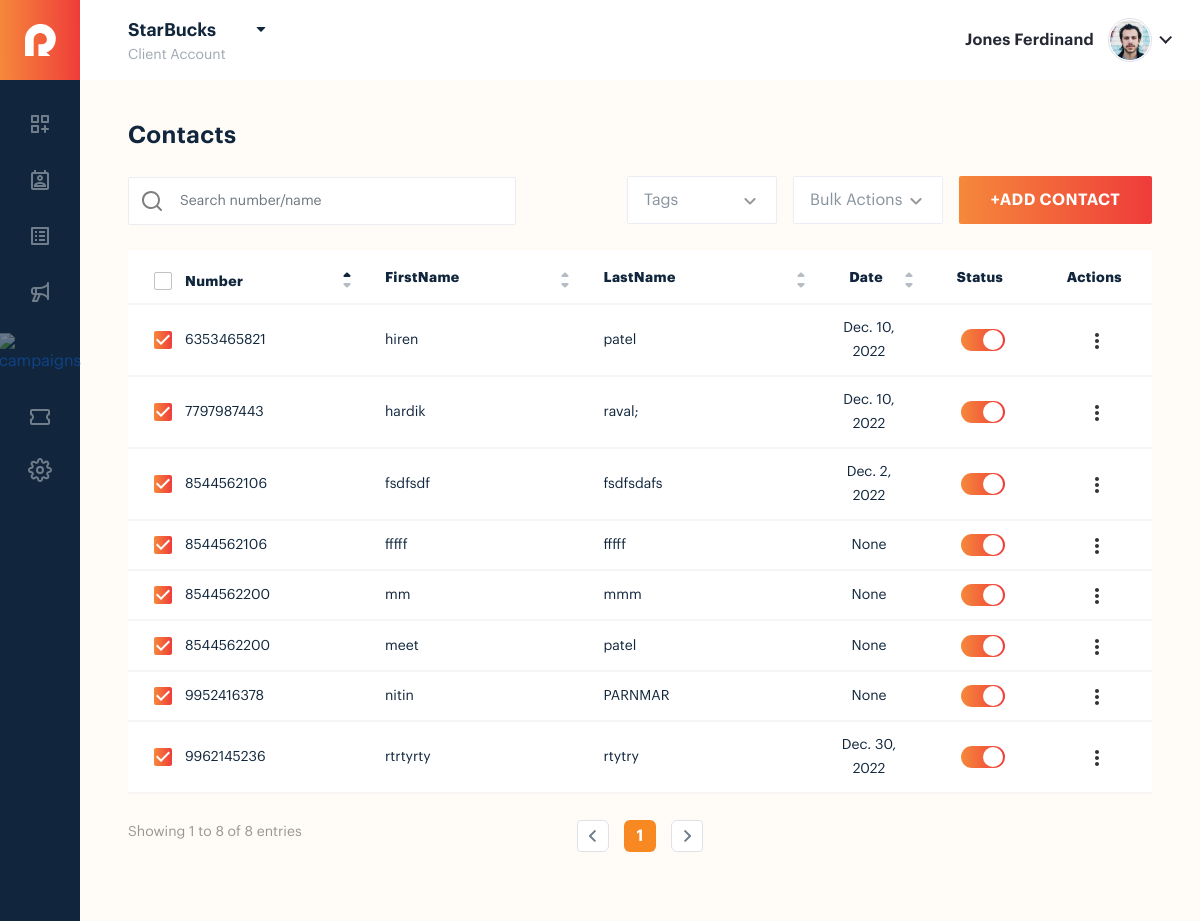
Before: / with the older database file.
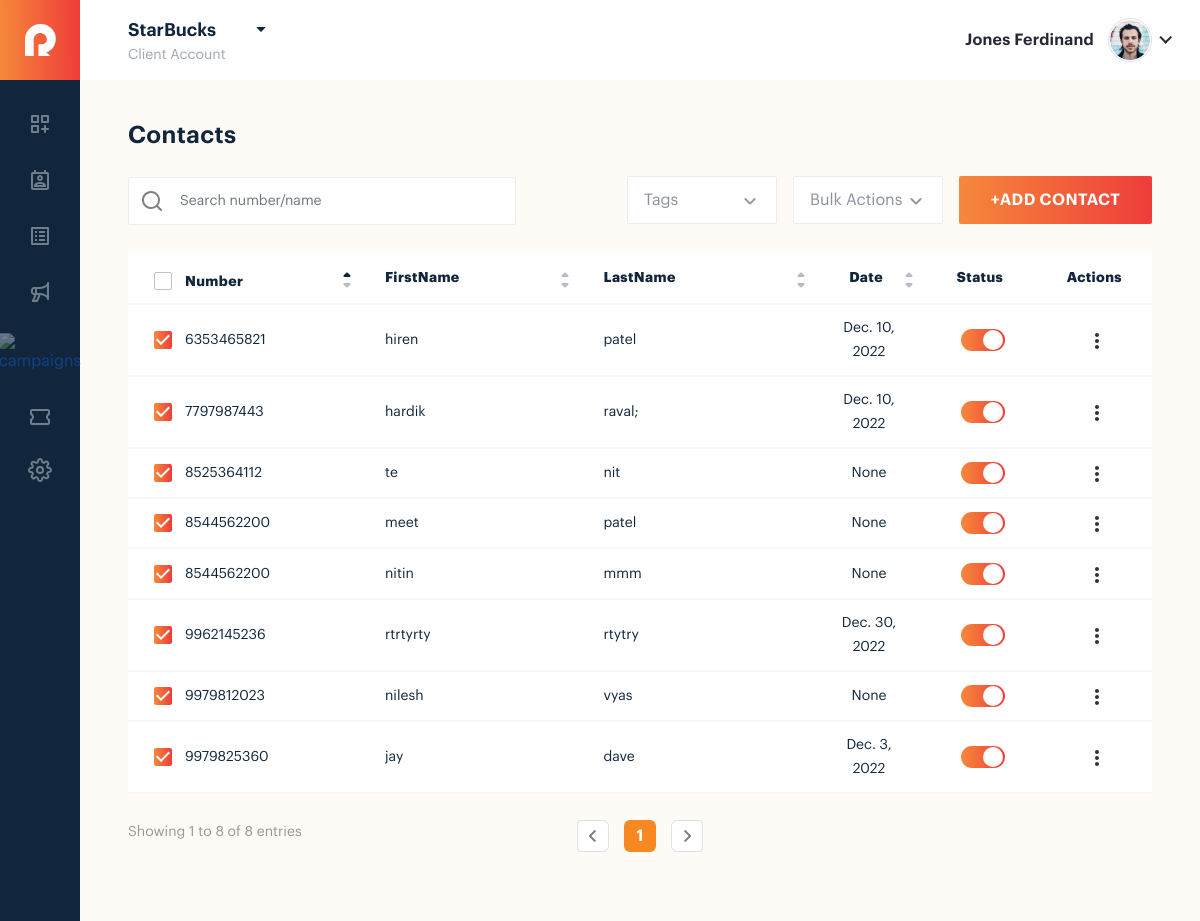
After: the same page with the newer database file.
### app1/models.py (models this page shows, shortened)
class Contact(models.Model):
    phone = models.CharField(max_length=10)
    firstname = models.CharField(max_length=125)
    lastname= models.CharField(max_length=150,null=True,blank=True)
    bitrh_date = models.DateField(blank=True,null=True)
    anni_date = models.DateField(blank=True,null=True)
    userid=models.ForeignKey(User,on_delete=models.CASCADE)

### app1/views.py (the view)
# urls.py: path('',views.list,name="listdata"),
def list(request):
    data=Contact.objects.all()
    custom_field=Custom.objects.all()
    field_data=Field.objects.all()
    context={
        'custom_field':custom_field,
        'data':data,
        'field_data':field_data,
    }
    return render(request,'client/client_contact.html',context)

### app1/templates/client/client_contact.html (shortened to what this page needs)
<!DOCTYPE html>
{% load static %}
<html lang="en">
<head>
    <link rel="stylesheet" href="{% static '/css/bootstrap.min.css' %}">
    <link rel="stylesheet" href="{% static '/fonts/graphik_font.css' %}">
    <link rel="stylesheet" href="{% static '/css/dataTables.bootstrap5.min.css' %}">
    <link rel="stylesheet" href="{% static '/css/jquery-ui.css' %}">
    <link rel="stylesheet" href="{% static '/css/select2.min.css' %}">
    <link rel="stylesheet" href="{% static '/css/custom_select_2.css' %}">
    <link rel="stylesheet" href="{% static '/css/dashboard.css' %}">
    <link rel="stylesheet" href="{% static '/css/icons.css' %}">
    <link rel="stylesheet" href="{% static '/css/dashboard.css' %}">
    <link rel="stylesheet" href="{% static '/css/agency_dashboard.css' %}">
    <link rel="stylesheet" href="{% static '/css/agency_settings.css' %}">
    <link rel="stylesheet" href="{% static '/css/admin_user.css' %}">
    <link rel="stylesheet" href="{% static '/css/client_contact.css' %}">
    <link rel="stylesheet" href="{% static '/css/client_list.css' %}">
</head>
<body>
    <div class="client_contact_page cl_contact_page rw_modal_backdrop">
        <header class="rw_header_wrapper">
            <div class="rw_header_inner">
                <div class="header_title agency_header_title" data-bs-toggle="offcanvas" data-bs-target="#offcanvasExample">
                    <h3 >StarBucks</h3>
                    <p>Client Account</p>
                </div>
                <div class="header_profile">
                    <a href="javascript:;">
                        <h4>Jones Ferdinand</h4>
                        <div class="header_profile_image">
                            <img src="{% static 'images/profile.jpg' %}" alt="image">
                        </div>
                    </a>
                </div>
            </div>
            <div class="rw_sidebar">
                <div class="header_logo">
                    <a href="client_dashboard.html"><img src="{% static 'images/logo.svg' %}" alt="logo"></a>
                </div>
                <ul>
                    <li><a href="client_dashboard.html" ><img src="{% static 'images/icons/dashboard.svg' %}" alt="dashboard"></a></li>
                    <li><a href=""><img src="{% static 'images/icons/contact.svg' %}" alt="contact"></a></li>
                    <li><a href="client_list.html" ><img src="{% static 'images/icons/bar.svg' %}" alt="bar"></a></li>
                    <li><a href="client_scheduled_broadcast.html"><img src="{% static 'images/icons/broadcast.svg' %}" alt="broadcast"></a></li>
                    <li><a href="campaigns.html" ><img src="{% static 'images/icons/campaigns.svg' %}" alt="campaigns"></a></li>
                    <li><a href="coupon.html"><img src="{% static 'images/icons/coupon.svg' %}" alt="coupon"></a></li>
                    <li><a href="{% url 'customlist' %}"><img src="{% static 'images/icons/settings.svg' %}" alt="settings"></a></li>
                </ul>
            </div>
        </header>
        <div class="rw_inner_area">
            <div class="rw_dashboard_box_wrapper">
                <div class="admin_header agency_header">
                    <div class="dashboard_title">
                        <h1>Contacts</h1>
                    </div>
                </div>
            </div>
            <div class="admin_user_select">
               <div class="d-flex">
                <div class="rw_selectbox tags">
                    <select >
                        <option value="">Tags</option>
                    </select>
                </div>
                <div class="rw_selectbox bulkaction">
                    <select  >
                        <option value="">Bulk Actions</option>
                    </select>
                </div>
               </div>
               <div class="search_icon_wrapper">
                    <div class="rw_dashboard_btn">
                        <a href="javascript:;" class="rw_btn" data-bs-toggle="modal" data-bs-target="#add_contact_tolist">+Add Contact</a>
                    </div>
               </div>
            </div>
            <div class="rw_table_wrapper">
                <div class="rw_table_inner rw_admin_user_table rw_client_contact_table ">
                    <table id="rw_cl_contact_table" class="table rw_pagination " >
                        <thead>
                            <tr>
                                <th>
                                    <div class="rw_checkbox ">
                                        <label for="Number1">Number</label>
                                    </div>
                                </th>
                                <th>FirstName</th>
                                <th>LastName</th>
                                <th class="text-center">Date</th>
                                <th class="sorting_none text-center">status</th>
                                <th class="sorting_none text-center">Actions</th>
                            </tr>
                        </thead>
                        <tbody>
                        {% for i in data %}
                           <tr>
                               <td>
                                <div class="rw_checkbox ">
                                    <label for="checkbox2">{{i.phone}}</label>
                                </div>
                               </td>
                               <td>{{i.firstname}}</td>
                               <td>{{i.lastname}}</td>
                               <td class="text-center">{{i.bitrh_date}}</td>
                               <td class="text-center">
                                   <div class="rw_toggle_switch">
                                      <div class="rw_switch">
                                        <input type="checkbox"  checked>
                                      </div>
                                   </div>
                               </td>
                            <td class="text-center">
                                <div class="action_dropdown">
                                 <ul class="drop_ul">
                                     <li class="position-relative"><a href="javascript:;" class="action_btn"><img src="{% static 'images/icons/action.svg' %}" alt="action"></a>
                                     </li>
                                 </ul>
                                </div>
                            </td>
                           </tr>
                        {% endfor %}
                        </tbody>
                    </table>
                </div>
            </div>
        </div>
    </div>
</body>
</html>

### app1/static/css/agency_settings.css (style rules this page uses)
* { margin: 0; padding: 0; box-sizing: border-box; }
body { font-family: "Graphik"; color: #000; background: linear-gradient(0deg, rgba(245, 157, 49, 0.04), rgba(245, 157, 49, 0.04)), #ffffff; padding: 0 !important; }
ul { margin: 0; padding: 0; list-style: none; }
a { text-decoration: none; transition: all 0.3s ease-in-out; }
.rw_btn { display: flex; align-items: center; justify-content: center; width: 100%; height: 48px; font-weight: 600; font-size: 16px; line-height: 24px; text-align: center; letter-spacing: 0.4px; text-transform: uppercase; color: #fff !important; background: linear-gradient(269.36deg, #ed2a3a -23.62%, #f7983b 120.63%); padding: 0 15px; border-radius: 2px; transition: all 0.3s ease-in-out; outline: none; }
.rw_checkbox { display: flex; align-items: center; }
.rw_checkbox label { font-size: 14px; line-height: 16px; text-align: right; color: rgba(0, 0, 0, 0.5); cursor: pointer; position: relative; margin-left: 33px; }
.rw_checkbox label::before { content: ""; position: absolute; left: -31px; top: 50%; width: 18px; height: 18px; background: transparent; border: 1px solid rgba(0, 0, 0, 0.24); border-radius: 2px; transform: translateY(-50%); }
.rw_checkbox label::after { content: url("../images/icons/checkmark.svg"); position: absolute; left: -31px; top: 50%; width: 18px; height: 18px; transform: translateY(-50%); z-index: 0; display: none; }
.rw_checkbox .check_input:checked ~ label::before { z-index: -1; }
.rw_checkbox .check_input:checked ~ label::after { display: block; }
table.dataTable > thead .sorting_asc:before, table.dataTable > thead .sorting_desc::before { content: url(../images/icons/sorting_up.svg) !important; top: 10px; bottom: auto; right: 10px; }
table.dataTable > thead .sorting_asc:before, table.dataTable > thead .sorting_desc:after { content: url(../images/icons/sorting_down.svg) !important; bottom: 10px; top: auto; right: 10px; }
table.dataTable > thead .sorting:before, table.dataTable > thead .sorting_asc:before, table.dataTable > thead .sorting_desc:before, table.dataTable > thead .sorting_asc_disabled:before, table.dataTable > thead .sorting_desc_disabled:before { content: url(../images/icons/sorting_up.svg) !important; top: 10px; bottom: auto; right: 10px; }
table.dataTable > thead .sorting:after, table.dataTable > thead .sorting_asc:after, table.dataTable > thead .sorting_desc:after, table.dataTable > thead .sorting_asc_disabled:after, table.dataTable > thead .sorting_desc_disabled:after { content: url(../images/icons/sorting_down.svg) !important; bottom: 10px; top: auto; right: 10px; }
.sorting_none::before { display: none !important; }
.sorting_none::after { display: none !important; }
.action_dropdown ul li a { display: block; }
.rw_table_wrapper { padding-top: 20px; padding-bottom: 40px; background: linear-gradient(0deg, rgba(245, 157, 49, 0.04), rgba(245, 157, 49, 0.04)), #ffffff; }
.rw_table_wrapper th { text-transform: capitalize; }
.rw_selectbox { width: 100%; height: 48px; border: 1px solid #ebecf4; box-sizing: border-box; border-radius: 2px; position: relative; }
.rw_selectbox::after { content: url(../images/icons/select_down.svg); position: absolute; top: 50%; right: 20px; opacity: 0.5; transform: translateY(-50%); pointer-events: none; cursor: pointer; }
.rw_selectbox select { -webkit-appearance: none; -moz-appearance: none; appearance: none; width: 100%; height: 100%; border: none; color: rgba(17, 38, 60, 0.5); padding: 0 30px 0 16px; text-transform: capitalize; outline: none; background: #fff; }
.rw_selectbox select option { padding: 10px 0 0; line-height: 30px; }
.rw_toggle_switch .rw_switch { display: flex; align-items: center; justify-content: center; }
.rw_toggle_switch .rw_switch input { -webkit-appearance: none; -moz-appearance: none; appearance: none; width: 44px; height: 22px; border-radius: 12px; background-color: rgba(17, 38, 60, 0.6); margin: 0; border: none; position: relative; cursor: pointer; transition: all 0.3s ease-in-out; }
.rw_toggle_switch .rw_switch input::after { content: ""; position: absolute; width: 20px; height: 20px; top: 50%; left: 2px; background: #ffffff; border-radius: 50%; transform: translateY(-50%); }
.rw_toggle_switch .rw_switch input:checked { background: linear-gradient(269.36deg, #ed2a3a -23.62%, #f7983b 120.63%); }
.rw_toggle_switch .rw_switch input:checked::after { left: auto; right: 2px; }
.rw_admin_user_table { position: relative; }

Changed rows visible on the page:
removed Contact: phone "9952416378", firstname "nitin", lastname "PARNMAR", bitrh_date "None"
removed Contact: phone "8544562200", firstname "mm", lastname "mmm", bitrh_date "None"
removed Contact: phone "8544562106", firstname "fsdfsdf", lastname "fsdfsdafs", bitrh_date "Dec. 2, 2022"
removed Contact: phone "8544562106", firstname "fffff", lastname "fffff", bitrh_date "None"
added Contact: phone "8544562200", firstname "nitin", lastname "mmm", bitrh_date "None"
added Contact: phone "9979825360", firstname "jay", lastname "dave", bitrh_date "Dec. 3, 2022"
added Contact: phone "9979812023", firstname "nilesh", lastname "vyas", bitrh_date "None"
added Contact: phone "8525364112", firstname "te", lastname "nit", bitrh_date "None"
